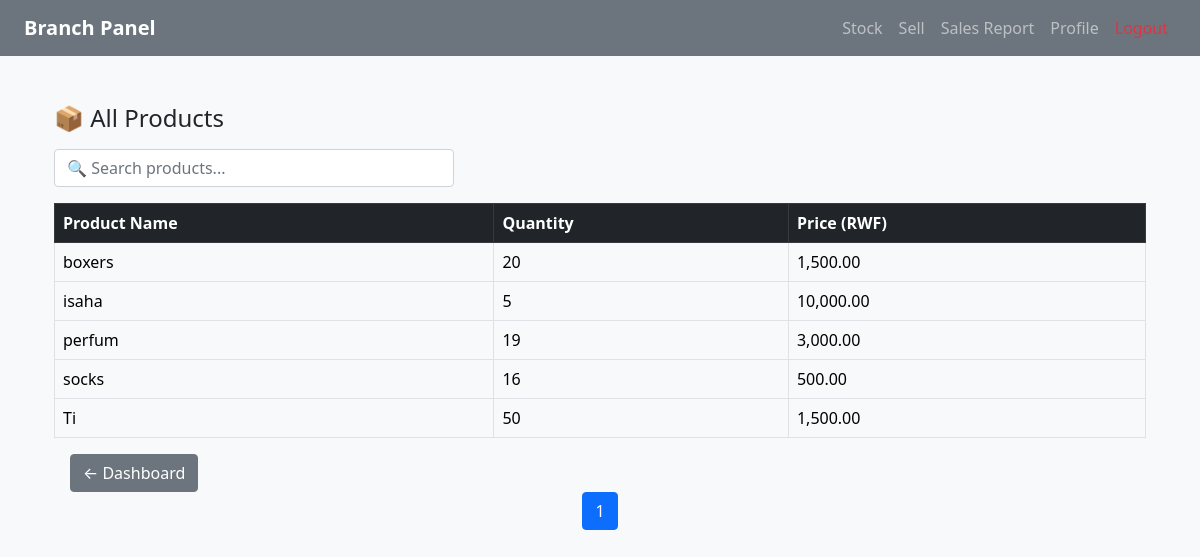
Page /branch/view_products.php (signed in) on the committed database.
### tables this page shows
CREATE TABLE `products` (
  `id` int(11) NOT NULL,
  `branch_id` int(11) NOT NULL,
  `name` varchar(100) NOT NULL,
  `price` decimal(10,2) NOT NULL,
  `quantity` int(11) NOT NULL,
  `low_stock_threshold` int(11) DEFAULT 5,
  `created_at` timestamp NOT NULL DEFAULT current_timestamp()
);

### branch/view_products.php (the view, shortened to what this page needs)
<?php
require '../includes/db.php';
require 'navbar.php';
$branch_id = $_SESSION['branch_id'];
$stmt = $conn->prepare("SELECT name, quantity, price FROM products WHERE branch_id = ? ORDER BY name ASC");
$stmt->execute([$branch_id]);
$products = $stmt->fetchAll(PDO::FETCH_ASSOC);
?>
<!DOCTYPE html>
<html>
<head>
  <link href="https://cdn.jsdelivr.net/npm/bootstrap@5.3.3/dist/css/bootstrap.min.css" rel="stylesheet">
  <link rel="stylesheet" href="css/bootstrap.min.css">
</head>
<body class="bg-light">
<div class="container mt-5">
  <h4>📦 All Products</h4>
  <div class="d-flex justify-content-between align-items-center mt-3">
    <input type="text" id="searchInput" class="form-control search-box" placeholder="🔍 Search products...">
  </div>
  <?php if (count($products) === 0): ?>
    <div class="alert alert-warning mt-4">⚠️ No products found for this branch.</div>
  <?php else: ?>
    <div class="table-responsive mt-3">
      <table class="table table-bordered table-hover" id="productTable">
        <thead class="table-dark">
          <tr>
            <th>Product Name</th>
            <th>Quantity</th>
            <th>Price (RWF)</th>
          </tr>
        </thead>
        <tbody>
          <?php foreach ($products as $product): ?>
            <tr>
              <td><?= htmlspecialchars($product['name']) ?></td>
              <td><?= $product['quantity'] ?></td>
              <td><?= number_format($product['price'], 2) ?></td>
            </tr>
          <?php endforeach; ?>
        </tbody>
      </table>
      <a href="dashboard.php" class="btn btn-secondary ms-3">← Dashboard</a>
    </div>
    <nav>
      <ul class="pagination" id="pagination"></ul>
    </nav>
  <?php endif; ?>
</div>
</body>
</html>

### branch/view_products.php (style rules this page uses)
.pagination { justify-content: center; }
.search-box { max-width: 400px; }

### rows in the picture
products: name "boxers", quantity "20", price "1,500.00"
products: name "isaha", quantity "5", price "10,000.00"
products: name "perfum", quantity "19", price "3,000.00"
products: name "socks", quantity "16", price "500.00"
products: name "Ti", quantity "50", price "1,500.00"
